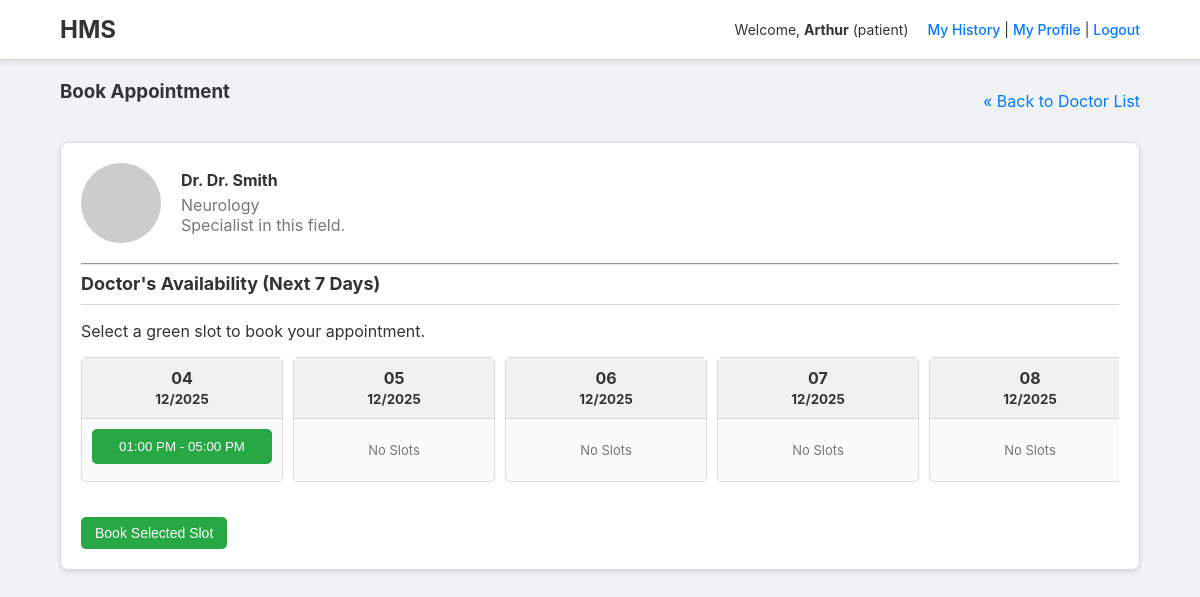
/patient/doctor/2 (signed in), run on the app's committed database.
### tables this page shows
CREATE TABLE doctors (
        id INTEGER PRIMARY KEY AUTOINCREMENT,
        user_id INTEGER NOT NULL,
        fullname TEXT,
        specialization TEXT,
        bio TEXT,
        FOREIGN KEY(user_id) REFERENCES users(id)
    );

CREATE TABLE availability (
        id INTEGER PRIMARY KEY AUTOINCREMENT,
        doctor_id INTEGER,
        date TEXT,
        time_slot TEXT,
        is_available INTEGER DEFAULT 1,
        FOREIGN KEY(doctor_id) REFERENCES doctors(id)
    );

### patient.py (the view)
@patient_bp.route("/doctor/<int:doc_id>",methods=["GET"])
def doctor_availability(doc_id):
    if not patient_required(): return redirect("/login")
    doctor=query_one("SELECT id, fullname, specialization, bio FROM doctors WHERE id=?",(doc_id,))
    if not doctor:
        flash("Doctor not found.","danger")
        return redirect(url_for("patient.dashboard"))
    today=datetime.date.today()
    week_dates=[(today + datetime.timedelta(days=i)).strftime("%Y-%m-%d") for i in range(7)]
    availability={}
    for date in week_dates:
        slots=query_all("""SELECT id, time_slot, is_available FROM availability WHERE doctor_id=? AND date=? ORDER BY time_slot""",(doc_id,date))
        availability[date]=slots
    return render_template("doctor_availability.html",doctor=doctor,availability=availability,week_dates=week_dates)

### database.py (called while the page is built)
def get_conn(): return sqlite3.connect(DB_PATH)

### patient.py (called while the page is built)
def patient_required():
    return session.get("role")=="patient"

### utils.py (called while the page is built)
def query_all(query,params=()):
    conn=get_conn()
    cur=conn.cursor()
    cur.execute(query,params)
    rows=cur.fetchall()
    conn.close()
    return rows

def query_one(query,params=()):
    conn=get_conn()
    cur=conn.cursor()
    cur.execute(query,params)
    row=cur.fetchone()
    conn.close()
    return row

### templates/doctor_availability.html (shortened to what this page needs)
{% extends "base.html" %}
{% block content %}
<div class="page-title">
    <h3>Book Appointment</h3>
    <a href="{{url_for('patient.department_detail',dept_name=doctor[2])}}">&laquo; Back to Doctor List</a>
</div>
<div class="dashboard-widget full-width">
    <div class="doctor-profile-card">
        <img src="https://via.placeholder.com/80" alt="Doctor Avatar">
        <div class="info">
            <h4>Dr. {{doctor[1]}}</h4>
            <p>{{doctor[2]}}</p>
            <p>{{doctor[3] or 'Specialist in this field.'}}</p>
        </div>
    </div>
    <hr>
    <h5>Doctor's Availability (Next 7 Days)</h5>
    <p>Select a green slot to book your appointment.</p>
    <form method="post" action="{{url_for('patient.book')}}">
        <div class="availability-grid-container">
        {% for date in week_dates %}
            <div class="availability-day">
                <div class="day-header">{{date.split('-')[2]}}<br><small>{{date.split('-')[1]}}/{{date.split('-')[0]}}</small></div>
                <div class="slots">
                {% set slots=availability[date] %}
                {% if slots %}
                    {% for slot in slots %}
                        {% if slot[2]==1 %}
                        <button type="button" class="slot slot-available" data-id="{{slot[0]}}" onclick="selectSlot(this,'{{slot[0]}}')">{{slot[1]}}</button>
                        {% else %}
                        <button type="button" class="slot slot-booked" disabled>{{slot[1]}}</button>
                        {% endif %}
                    {% endfor %}
                {% else %}
                    <p style="text-align:center;font-size:13px;color:var(--text-light);">No Slots</p>
                {% endif %}
                </div>
            </div>
        {% endfor %}
        </div>
        <button type="submit" class="btn btn-success" id="book-button" style="margin-top:20px;" disabled>Book Selected Slot</button>
    </form>
</div>
{% endblock %}

### static/style.css (style rules this page uses)
:root { --bg-color: #f0f2f5; --card-bg: #ffffff; --border-color: #d9d9d9; --primary-color: #007bff; --text-color: #333; --text-light: #777; --green: #28a745; --red: #dc3545; --yellow: #ffc107; --blue: #007bff; --grey: #6c757d; --box-shadow: 0 2px 5px rgba(0, 0, 0, 0.1); }
body { font-family: -apple-system, BlinkMacSystemFont, 'Segoe UI', Roboto, 'Helvetica Neue', Arial, sans-serif; background-color: var(--bg-color); color: var(--text-color); margin: 0; padding: 0; }
h1, h2, h3, h4, h5 { margin-top: 0; }
a { color: var(--primary-color); text-decoration: none; }
.btn { display: inline-block; padding: 8px 14px; border: none; border-radius: 5px; cursor: pointer; font-size: 14px; font-weight: 500; text-align: center; transition: opacity 0.2s; }
.btn-success { background-color: var(--green); color: white; }
.page-title { display: flex; justify-content: space-between; align-items: center; margin-bottom: 20px; }
.dashboard-widget { background: var(--card-bg); border: 1px solid var(--border-color); border-radius: 8px; box-shadow: var(--box-shadow); padding: 20px; overflow: hidden; }
.dashboard-widget.full-width { grid-column: 1 / -1; }
.dashboard-widget h5 { border-bottom: 1px solid var(--border-color); padding-bottom: 10px; margin-bottom: 15px; font-size: 18px; }
.doctor-profile-card { display: flex; gap: 20px; align-items: center; margin-bottom: 20px; }
.doctor-profile-card img { width: 80px; height: 80px; border-radius: 50%; background-color: #eee; }
.doctor-profile-card .info h4 { margin-bottom: 5px; }
.doctor-profile-card .info p { margin: 0; color: var(--text-light); }
.availability-grid-container { display: flex; gap: 10px; overflow-x: auto; padding-bottom: 15px; }
.availability-day { flex: 1 0 200px; border: 1px solid var(--border-color); border-radius: 5px; background: #fafafa; }
.availability-day .day-header { font-weight: bold; text-align: center; padding: 10px; background: #f1f1f1; border-bottom: 1px solid var(--border-color); }
.availability-day .slots { padding: 10px; display: flex; flex-direction: column; gap: 8px; }
.slot { display: block; width: 100%; padding: 10px; border-radius: 5px; text-align: center; font-weight: 500; border: none; cursor: pointer; box-sizing: border-box; }
.slot-available { background-color: var(--green); color: white; }

### data on the page
doctors: fullname "Dr. Smith", specialization "Neurology"
availability: time_slot "01:00 PM - 05:00 PM"

### other printed values
{{ session.username }} "Arthur"
{{ session.role }} "patient"
{{ doctor[3] or 'Specialist in this field.' }} "Specialist in this field."
{{ date.split('-')[2] }} "04" "05" "06" "07" "08"
{{ date.split('-')[1] }} "12" "12" "12" "12" "12"
{{ date.split('-')[0] }} "2025" "2025" "2025" "2025" "2025"
